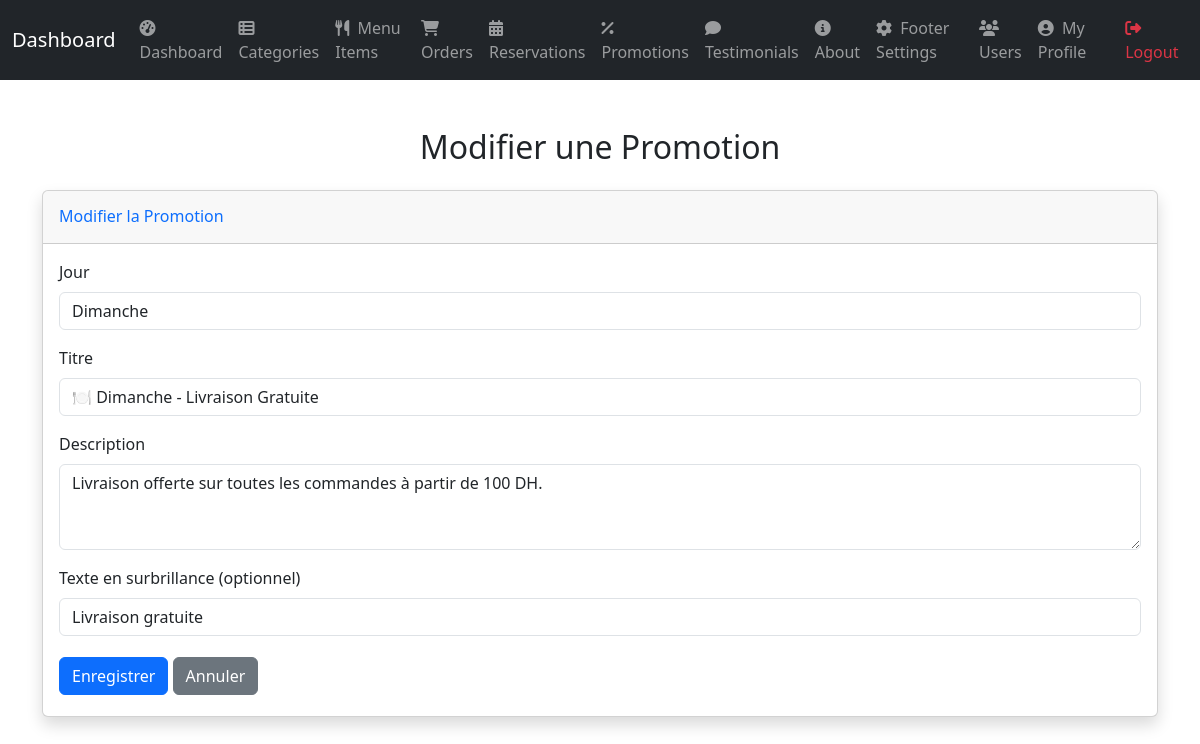
Page /admin/edit_promotion.php?id=7 (signed in) on the committed database.
### tables this page shows
CREATE TABLE `promotions` (
  `id` int(11) NOT NULL,
  `day_name` varchar(50) NOT NULL,
  `day_of_week` int(11) NOT NULL,
  `title` varchar(255) NOT NULL,
  `description` text NOT NULL,
  `highlight_text` varchar(255) DEFAULT NULL
);

### admin/edit_promotion.php (the view, shortened to what this page needs)
<?php
require_once 'db.php';
$promotion_id = isset($_GET['id']) ? intval($_GET['id']) : 0;
if ($promotion_id > 0) {
    try {
        $stmt = $pdo->prepare("SELECT * FROM promotions WHERE id = ?");
        $stmt->execute([$promotion_id]);
        $promotion = $stmt->fetch(PDO::FETCH_ASSOC);
    } catch (PDOException $e) {
        die("Erreur lors de la récupération de la promotion : " . $e->getMessage());
    }
} else {
    die("ID de promotion invalide.");
}
?>
<?php include_once 'includes/header.php'; ?>
<div class="container mt-5">
    <h2 class="text-center mb-4">Modifier une Promotion</h2>
    <div class="card shadow mb-4">
        <div class="card-header py-3">
            <h6 class="m-0 font-weight-bold text-primary">Modifier la Promotion</h6>
        </div>
        <div class="card-body">
            <form method="POST" action="">
                <div class="mb-3">
                    <label for="day_name" class="form-label">Jour</label>
                    <input type="text" class="form-control" id="day_name" value="<?php echo htmlspecialchars($promotion['day_name']); ?>" readonly>
                </div>
                <div class="mb-3">
                    <label for="title" class="form-label">Titre</label>
                    <input type="text" class="form-control" id="title" name="title" value="<?php echo htmlspecialchars($promotion['title']); ?>" required>
                </div>
                <div class="mb-3">
                    <label for="description" class="form-label">Description</label>
                    <textarea class="form-control" id="description" name="description" rows="3" required><?php echo htmlspecialchars($promotion['description']); ?></textarea>
                </div>
                <div class="mb-3">
                    <label for="highlight_text" class="form-label">Texte en surbrillance (optionnel)</label>
                    <input type="text" class="form-control" id="highlight_text" name="highlight_text" value="<?php echo htmlspecialchars($promotion['highlight_text']); ?>">
                </div>
                <button type="submit" class="btn btn-primary">Enregistrer</button>
                <a href="promotions.php" class="btn btn-secondary">Annuler</a>
            </form>
        </div>
    </div>
</div>
<?php include_once 'includes/footer.php'; ?>

### admin/css/admin.css (style rules this page uses)
html, body { height: 100%; margin: 0; padding: 0; }
.btn { margin-top: 5px !important; margin-bottom: 5px !important; }

### rows in the picture
promotions: day_name "Dimanche", title "🍽 Dimanche - Livraison Gratuite", description "Livraison offerte sur toutes les commandes à partir de 100 DH.", highlight_text "Livraison gratuite"
